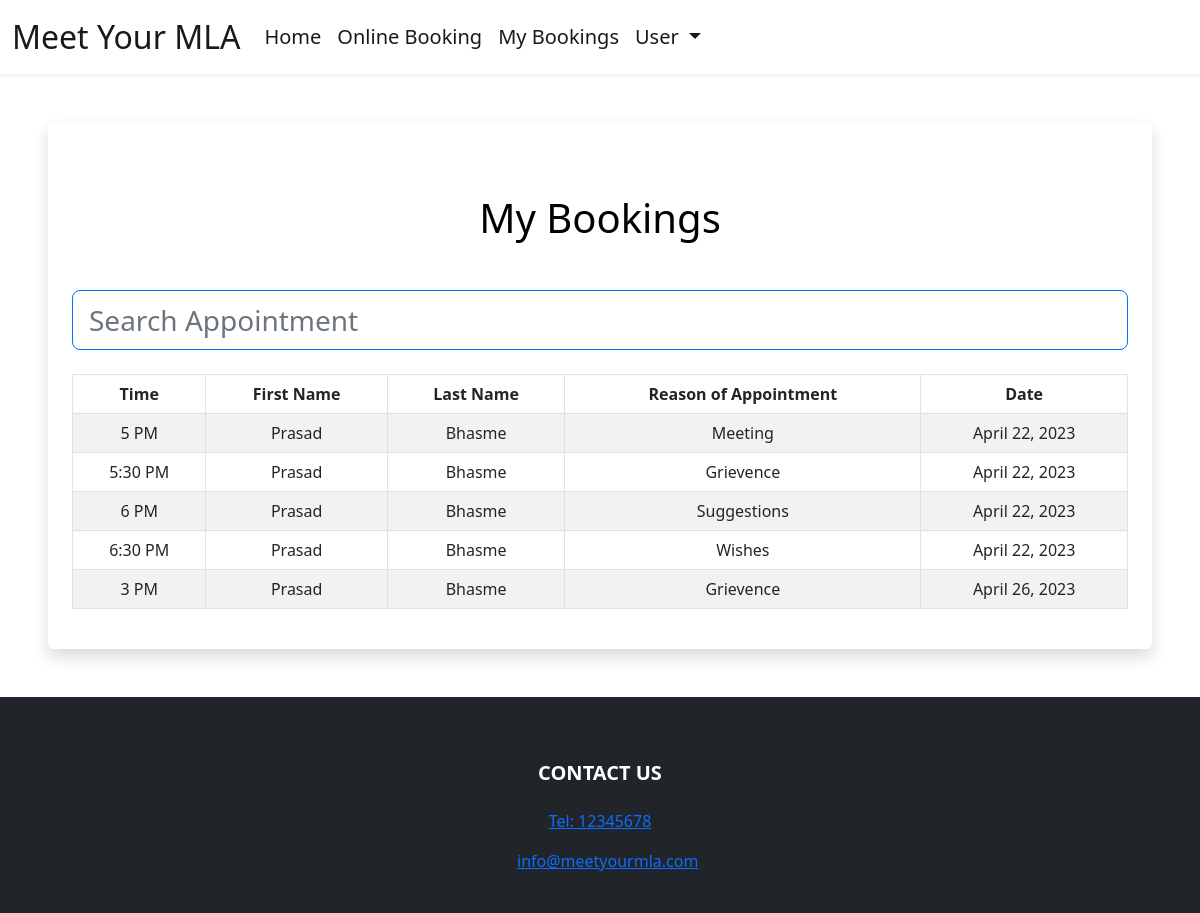
The app's page /staff-panel (signed in) with its own data.
### booking/models.py (models this page shows, shortened)
class Appointment(models.Model):
    user = models.ForeignKey(User, on_delete=models.CASCADE, null=True, blank=True)
    service = models.CharField(max_length=50, choices=SERVICE_CHOICES, default="Meeting")
    day = models.DateField(default=datetime.now)
    time = models.CharField(max_length=10, choices=TIME_CHOICES, default="3 PM")
    time_ordered = models.DateTimeField(default=datetime.now, blank=True)

### booking/views.py (the view)
# urls.py: path('staff-panel', views.staffPanel, name='staffPanel'),
def staffPanel(request):
    today = datetime.today()
    minDate = today.strftime('%Y-%m-%d')
    deltatime = today + timedelta(days=21)
    strdeltatime = deltatime.strftime('%Y-%m-%d')
    maxDate = strdeltatime
    items = Appointment.objects.filter(day__range=[minDate, maxDate]).order_by('day', 'time')
    return render(request, 'staffPanel.html', {
        'items': items,
    })

### booking/templates/staffPanel.html (shortened to what this page needs)
{% extends 'layout.html' %}
{% load static %}
{% block body %}
{% if user.is_authenticated %}
<div class="shadow p-4 mb-5 bg-body bg-body rounded text-black  m-5 ">
    <h1 class="text-center mt-5 mb-5">My Bookings</h1>
    <input class="form-control form-control-lg fs-3 border border-primary" id="myInput" type="text" placeholder="Search Appointment">
    <br>
    <div class="table-responsive">
      <table class="table table-bordered table-striped table-hover mx-auto">
          <thead>
            <tr>
              <th class="text-center" scope="col">Time</th>
              <th class="text-center" scope="col">First Name</th>
              <th class="text-center" scope="col">Last Name</th>
              <th class="text-center" scope="col">Reason of Appointment</th>
              <th class="text-center" scope="col">Date</th>
            </tr>
          </thead>
          <tbody id="myTable">
              {% for item in items %}
            <tr>
              <td class="text-center">{{item.time}}</td>
              <td class="text-center">{{item.user.first_name}}</td>
              <td class="text-center">{{item.user.last_name}}</td>
              <td class="text-center">{{item.service}}</td>
              <td class="text-center">{{item.day}}</td>
            </tr>
              {% endfor %}
          </tbody>
        </table>
      </div>
</div>
{% else %}
<div class="shadow p-4 mb-5 bg-body bg-body rounded text-black  m-5">
  <h1 class="p-2  me-3">First Sign in!</h1>
  <a href="{% url 'login' %}" class="btn btn-primary text-white">Sign in</a>
</div>
{% endif %}
{% endblock %}

### records on screen
Appointment: time "5 PM", user.first_name "Prasad", user.last_name "Bhasme", service "Meeting", day "April 22, 2023"
Appointment: time "5:30 PM", user.first_name "Prasad", user.last_name "Bhasme", service "Grievence", day "April 22, 2023"
Appointment: time "6 PM", user.first_name "Prasad", user.last_name "Bhasme", service "Suggestions", day "April 22, 2023"
Appointment: time "6:30 PM", user.first_name "Prasad", user.last_name "Bhasme", service "Wishes", day "April 22, 2023"
Appointment: time "3 PM", user.first_name "Prasad", user.last_name "Bhasme", service "Grievence", day "April 26, 2023"
